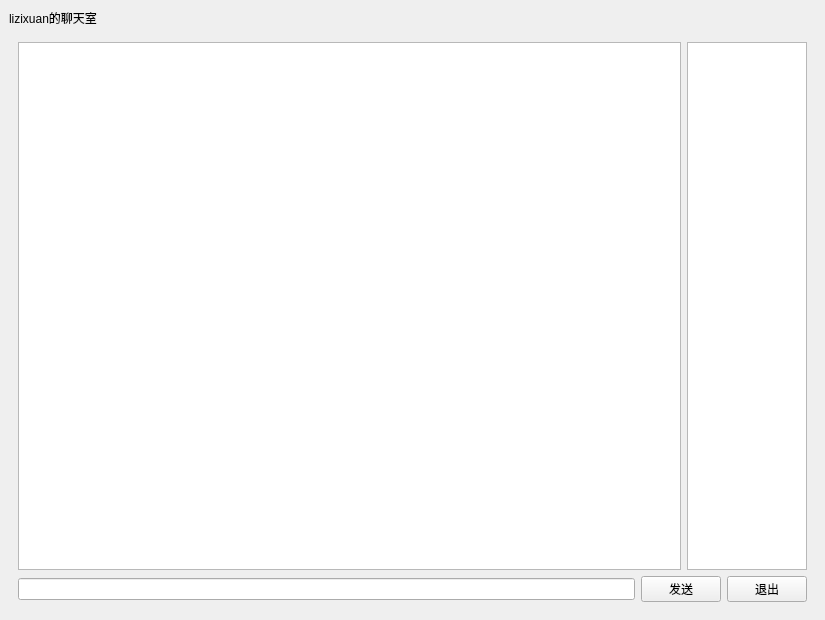
<?xml version="1.0" encoding="UTF-8"?>
<ui version="4.0">
 <class>MainWindow</class>
 <widget class="QMainWindow" name="MainWindow">
  <property name="geometry">
   <rect>
    <x>0</x>
    <y>0</y>
    <width>825</width>
    <height>620</height>
   </rect>
  </property>
  <property name="windowTitle">
   <string>MainWindow</string>
  </property>
  <property name="styleSheet">
   <string notr="true">#titleLable {
  background: white;
  color: blue;
  border: none;
  border-bottom: 1px solid black;
  padding: 5px;
  font: 24pt &quot;黑体&quot;;
  color: rgb(255, 255, 255);
  background-color: rgba(0, 170, 168, 0.66);
}

#mainFrame {
  border: none;
  background: white;
}

#loginFrame {
    background-color: rgb(173, 216, 230);
    border: 1px solid gray;
    border-radius: 25px;
    padding: 10px;
}

</string>
  </property>
  <widget class="QWidget" name="centralwidget">
   <layout class="QGridLayout" name="gridLayout">
    <item row="0" column="0">
     <widget class="QLabel" name="titleLabel">
      <property name="text">
       <string>lizixuan的聊天室</string>
      </property>
     </widget>
    </item>
    <item row="1" column="0">
     <widget class="QStackedWidget" name="stackedWidget">
      <property name="styleSheet">
       <string notr="true">#titleLable {
  background: white;
  color: blue;
  border: none;
  border-bottom: 1px solid black;
  padding: 5px;
  font: 24pt &quot;黑体&quot;;
  color: rgb(255, 255, 255);
  background-color: rgba(0, 170, 168, 0.66);
}

#mainFrame {
  border: none;
  background: white;
}

#loginFrame {
    background-color: rgb(173, 216, 230); /* 浅蓝色 */
    border: 1px solid gray;
    border-radius: 25px;
    padding: 10px;
}
</string>
      </property>
      <property name="currentIndex">
       <number>0</number>
      </property>
      <widget class="QWidget" name="chatPage">
       <layout class="QGridLayout" name="gridLayout_4">
        <item row="0" column="0" colspan="3">
         <layout class="QHBoxLayout" name="horizontalLayout">
          <item>
           <widget class="QTextEdit" name="roomTextEdit"/>
          </item>
          <item>
           <widget class="QListWidget" name="userListWidget">
            <property name="maximumSize">
             <size>
              <width>120</width>
              <height>16777215</height>
             </size>
            </property>
           </widget>
          </item>
         </layout>
        </item>
        <item row="1" column="0">
         <widget class="QLineEdit" name="sayLineEdit"/>
        </item>
        <item row="1" column="1">
         <widget class="QPushButton" name="sayButton">
          <property name="text">
           <string>发送</string>
          </property>
         </widget>
        </item>
        <item row="1" column="2">
         <widget class="QPushButton" name="logoutButton">
          <property name="text">
           <string>退出</string>
          </property>
         </widget>
        </item>
       </layout>
      </widget>
      <widget class="QWidget" name="loginPage">
       <layout class="QGridLayout" name="gridLayout_3">
        <item row="0" column="1">
         <spacer name="verticalSpacer_2">
          <property name="orientation">
           <enum>Qt::Orientation::Vertical</enum>
          </property>
          <property name="sizeHint" stdset="0">
           <size>
            <width>20</width>
            <height>186</height>
           </size>
          </property>
         </spacer>
        </item>
        <item row="1" column="0">
         <spacer name="horizontalSpacer">
          <property name="orientation">
           <enum>Qt::Orientation::Horizontal</enum>
          </property>
          <property name="sizeHint" stdset="0">
           <size>
            <width>238</width>
            <height>20</height>
           </size>
          </property>
         </spacer>
        </item>
        <item row="1" column="1">
         <widget class="QFrame" name="loginFrame">
          <property name="frameShape">
           <enum>QFrame::Shape::StyledPanel</enum>
          </property>
          <property name="frameShadow">
           <enum>QFrame::Shadow::Raised</enum>
          </property>
          <layout class="QVBoxLayout" name="verticalLayout">
           <item>
            <layout class="QGridLayout" name="gridLayout_2">
             <item row="0" column="0">
              <widget class="QLabel" name="label_2">
               <property name="text">
                <string>服务器地址：</string>
               </property>
              </widget>
             </item>
             <item row="0" column="1">
              <widget class="QLineEdit" name="serverEdit"/>
             </item>
             <item row="1" column="0">
              <widget class="QLabel" name="label_3">
               <property name="text">
                <string>昵称：</string>
               </property>
              </widget>
             </item>
             <item row="1" column="1">
              <widget class="QLineEdit" name="usernameEdit"/>
             </item>
            </layout>
           </item>
           <item>
            <spacer name="verticalSpacer">
             <property name="orientation">
              <enum>Qt::Orientation::Vertical</enum>
             </property>
             <property name="sizeType">
              <enum>QSizePolicy::Policy::Fixed</enum>
             </property>
             <property name="sizeHint" stdset="0">
              <size>
               <width>20</width>
               <height>10</height>
              </size>
             </property>
            </spacer>
           </item>
           <item>
            <widget class="QPushButton" name="loginButton">
             <property name="text">
              <string>登录</string>
             </property>
            </widget>
           </item>
          </layout>
         </widget>
        </item>
        <item row="1" column="2">
         <spacer name="horizontalSpacer_2">
          <property name="orientation">
           <enum>Qt::Orientation::Horizontal</enum>
          </property>
          <property name="sizeHint" stdset="0">
           <size>
            <width>238</width>
            <height>20</height>
           </size>
          </property>
         </spacer>
        </item>
        <item row="2" column="1">
         <spacer name="verticalSpacer_3">
          <property name="orientation">
           <enum>Qt::Orientation::Vertical</enum>
          </property>
          <property name="sizeHint" stdset="0">
           <size>
            <width>20</width>
            <height>185</height>
           </size>
          </property>
         </spacer>
        </item>
       </layout>
      </widget>
     </widget>
    </item>
   </layout>
  </widget>
 </widget>
 <resources/>
 <connections/>
</ui>
